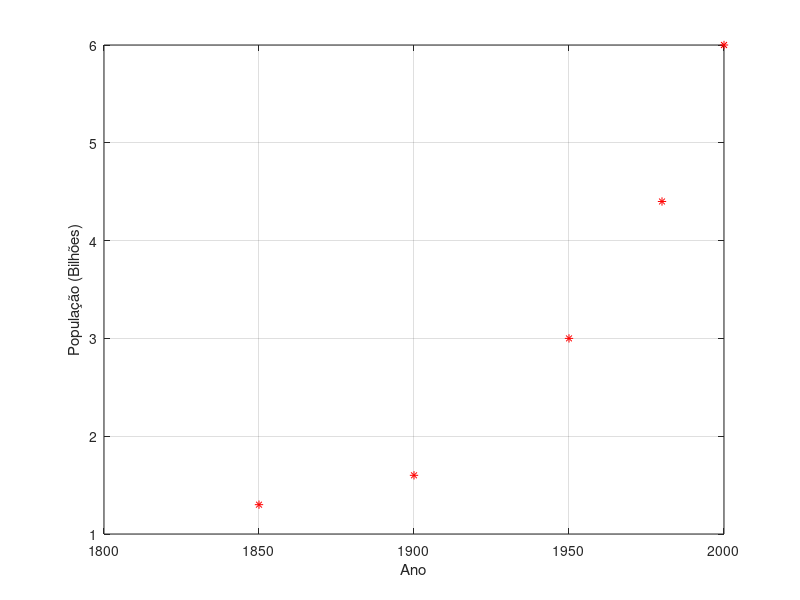

Write the MATLAB code that produced this figure. (Note: this script raises an error after producing the figure.)
clear all;
close all;
clc;

x = [1850 1900 1950 1980 2000];
y = [1.3 1.6 3 4.4 6];

figure(1)
plot(x,y,'*r')
grid on
xlabel('Ano')
ylabel('População (Bilhões)')

z=log(y);

## Valores para regressão linear por minimos quadrados y=be^(mx)
## "x" e "log(y)"
[a1,a0] = LinearRegression(x,z);

## a1 = m, então
m=a1;

## a0=log(b), então
b=exp(a0);
xx=[1850:1:2000];

yy = b.*exp(m*x);
yyy = b.*exp(m*xx);

hold on

plot(x, yy)
plot(xx, yyy, 'm')
legend("Dados", "Dados ajustados")

fprintf("Os valores de b e m são, respectivamente, %f e %f\n\n", b, m)

Resposta = b*exp(m*1970);

fprintf("A população extimada em 1970 e %f\n", Resposta)
